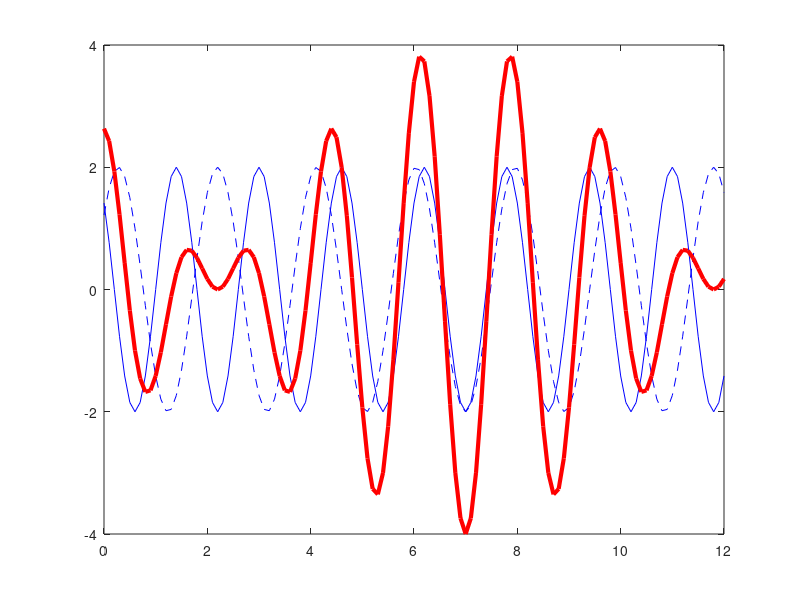

The MATLAB script that drew this image:
close all
clear all
clc

x = 0:0.1:12;
%h = [1:0.1:6 5.9:-0.1:0];
h=1.6;
A = 2;
p0=pi;
v=0.1;

for t=0:0.1:50 
    y = A*sin(2*pi*(x-v*t)/(h) + p0);
    y1= A*sin(2*pi*(x+v*t)/(h+0.2*h) + p0);
    y2= y+y1;
    plot(x,y,'-b',x,y1,'b--')
    hold on
    plot(x,y2,'-r','linewidth',3)
    hold off
    ylim([-2*A 2*A]);
    pause(0.1)
end